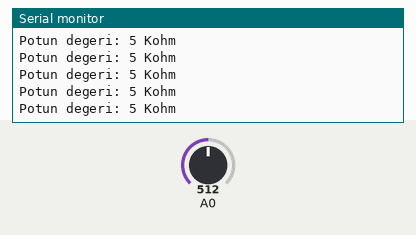
Simulated run of this sketch. Board: Arduino Uno, built with avr-gcc and run on an emulated ATmega328P. On the bench: the last lines printed to the serial monitor. Inputs (shaded band) come from the test bench; at power-on: A0 = 512.

Above: at 1.2 s.
1.3 s: A0 set to 716
At 1.8 s:
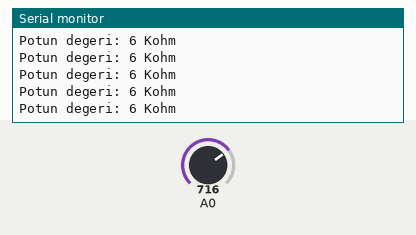
2.8 s: A0 set to 900
At 3.3 s:
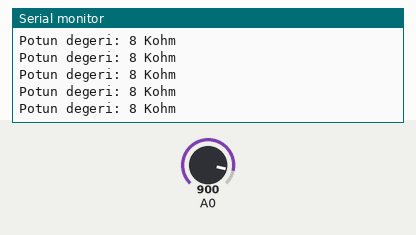
Timing chart, 0 to 5.8 s (numbered marks = the images above; inputs shaded):
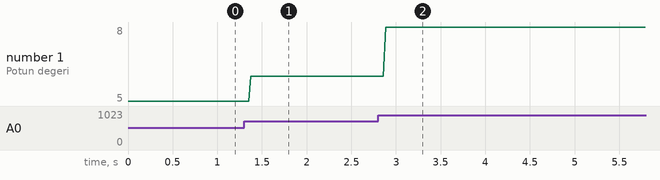

The sketch:

W03T01.POT.Value-Reading.Over.Serial.Monitor.ino
```cpp
/*
 * ISM.77257.Lectures
 * @author: coskun
 *
 * W03T01.Simple-Circutis.POT.Value-Reading.Over.Serial.Monitor
 * https://circuits.io/circuits/4363867-w03t01-pot-value-reading-over-serial-monitor
 *
 * Bu projede serial monitör.den kulanıcının ayarladığı pot
 * üzerinden voltaj seviyesi okunarak SM.den cıktı alınır.
 *
 * Not: Bu test.te simulator arızası yüzünden fiziksel devre
 * kullandık.
 */
int val = 0;

void setup() {
  // put your setup code here, to run once:
Serial.begin(9600);
}

void loop() {
  // put your main code here, to run repeatedly:
val = analogRead(A0);
Serial.print("Potun degeri: ");
Serial.println(String(val* 10/1024) + " Kohm");
}
```

Measured:
- after the input at 1.3 s, the serial monitor: prints a new line after 0.07 s (image 1)
- after the input at 2.8 s, the serial monitor: prints a new line after 0.08 s (image 2)
- plotted number 1: 5 → 6 after the input at 1.3 s, 6 → 8 after the input at 2.8 s
